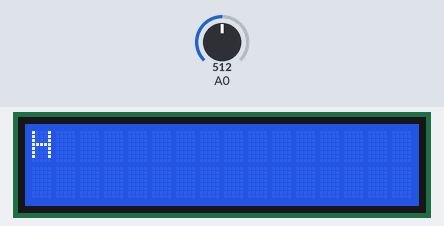
Recording of a sketch running on a simulated Arduino Uno, built with avr-gcc and run on an emulated ATmega328P. Parts: 16×2 character LCD. The test bench sets the inputs (shaded band); at power-on: A0 = 512. What the sketch prints to the serial monitor is not drawn.

Above: at 1.2 s.
1.3 s: A0 set to 312
4.3 s: A0 set to 293
At 5.3 s:
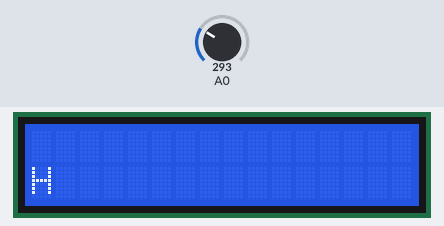
5.8 s: A0 set to 5
At 7.4 s:
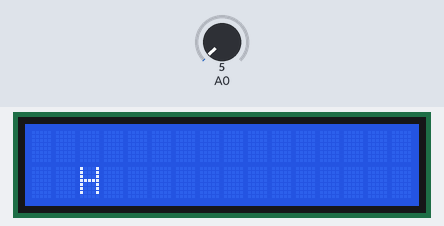
7.8 s: A0 set to 122
At 8.5 s:
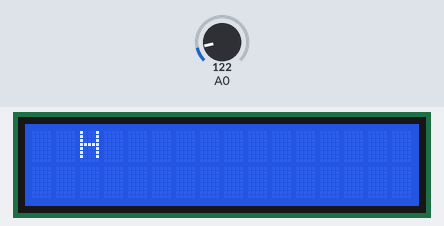
Timing chart, 0 to 10.3 s (numbered marks = the images above; inputs shaded):
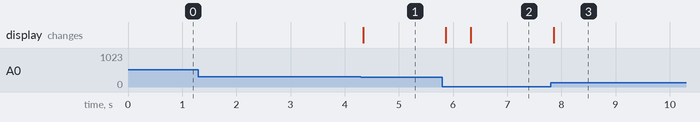

Measured:
- after the input at 1.3 s, every drawn part: stays the same
- after the input at 4.3 s, the display: changes after 0.05 s (image 1)
- after the input at 5.8 s, the display: first changes after 0.07 s (image 2 shows a later state)
- after the input at 7.8 s, the display: changes after 0.06 s (image 3)

The sketch:

ensayo_analogicos_lcd_shield_moverletra.ino
```cpp
/////lcd shield vamos a ver
#include <LiquidCrystal.h>
LiquidCrystal  lcd ( 8 ,  9 ,  4 ,  5 ,  6 ,  7 );

//////////////////variables///////////////////////
int posletra_X  = 0;
int posletra_Y  = 0;

int lectura_boton = 0;
boolean botonpulsado = false;//anti aguantar//
String botones[] = {"select", "izquierda", "abajo", "arriba", "derecha", "nada"};
int boton = 0;
int estado_boton_antes = 0;
int estado_boton_ahora = 0;
long millisantes = 0;

void setup() {
  lcd.begin(16, 2);              // inicia la biblioteca
  lcd.setCursor ( 0 , 0 );
  Serial.begin(9600);
}

void loop() {
  revisar_analogicos();
  ///nombreboton(); ya lo llamo desde el de arriba
  moverletra2();
  imprimirletra();
  imprimirtodo();////debug serial
}

//////////////////FUNCIONES///////////////////////
void revisar_analogicos() {
  lectura_boton = analogRead(0);
  if (lectura_boton > 1000) {////sin pulsar nada
    botonpulsado = false;
    boton = 5;
  } else {
    nombreboton();
    estado_boton_ahora = boton;
    if (estado_boton_ahora != estado_boton_antes) {
      estado_boton_antes = estado_boton_ahora;
      millisantes = millis();
      botonpulsado = false;
    } else if (estado_boton_ahora == estado_boton_antes && millis() > (millisantes + 400)) {
      ///400 milisegundos para que te haga caso///antirebote
      if (!botonpulsado) { ////////anti pulsar y aguantar
        ///nombreboton();
        botonpulsado = true;
      } else {////////anti pulsar y aguantar
        boton = 5;
      }
    } else {////no ha hecho los 400 milisegundos///no hago nada, reseteo boton si no me mueve letra
      botonpulsado = false;
      boton = 5;
    }
  }
}
///String botones[] = {"select", "izquierda", "abajo", "arriba", "derecha", "nada"};
void nombreboton() {
  if (lectura_boton > 600 && lectura_boton < 700) {
    boton = 0;
  } else  if (lectura_boton > 350 && lectura_boton < 450) {
    boton = 1;
  } else  if (lectura_boton > 200 && lectura_boton < 300) {
    boton = 2;
  } else  if (lectura_boton > 50 && lectura_boton < 150) {
    boton = 3;
  } else if (lectura_boton >= 0 && lectura_boton < 50) {
    boton = 4;
  } else {
    boton = 5;
  }
}
void nombreboton2(){
   ///String botones[] = {"select", "izquierda", "abajo", "arriba", "derecha", "nada"};
  if (lectura_boton > 1000){boton = 5;}/// return 5;
  else if (lectura_boton < 50){   boton = 4;}//return btnRIGHT;
  else if (lectura_boton < 195){  boton = 3;}//return btnUP;
  else if (lectura_boton < 380){  boton = 2;}//return btnDOWN;
  else if (lectura_boton < 555){  boton = 1;}//return btnLEFT;
  else if (lectura_boton < 790){  boton = 0;}//return btnSELECT;
  }
int read_LCD_buttons() {              // read the buttons
  ///adc_key_in = analogRead(0);       // read the value from the sensor

  // Nota de Paco: Select 639, izquierda 409-408, abajo 255, arriba 99, derecha 0, sin pulsar 1023.
  // Probado por Paco, funciona bien.
  // my buttons when read are centered at these valies: 0, 144, 329, 504, 741
  // we add approx 50 to those values and check to see if we are close
  // We make this the 1st option for speed reasons since it will be the most likely result

  ///if (adc_key_in > 1000) return btnNONE;
  // For V1.1 us this threshold  comment the other threshold and use the one below:
    /*if (adc_key_in < 50)   return btnRIGHT;
    if (adc_key_in < 250)  return btnUP;
    if (adc_key_in < 450)  return btnDOWN;
    if (adc_key_in < 650)  return btnLEFT;
    if (adc_key_in < 850)  return btnSELECT;
  */
  /*
  // For V1.0
  if (adc_key_in < 50)   return btnRIGHT;/////////////////este va
  if (adc_key_in < 195)  return btnUP;
  if (adc_key_in < 380)  return btnDOWN;
  if (adc_key_in < 555)  return btnLEFT;
  if (adc_key_in < 790)  return btnSELECT;
  // my buttons when read are centered at these valies: 0, 144, 329, 504, 741
  return btnNONE;                // when all others fail, return this.*/
}
void moverletra1() {////switch case
  ///byte posletra[2] = {0, 0};   /////select 638;left 405;down 253;up 500;right 0;
  ///Serial.println("moverletra");
  switch (boton) {
      Serial.println("moverletra");
    case 0:
      byte aux = posletra_X;
      posletra_X = 16 - aux;
      break;
    case 1:
      if (posletra_X > 0) {
        posletra_X--;
        Serial.println("moverletra izquierda");
      }
      break;
    case 2:
      if (posletra_Y == 0) {
        posletra_Y = 1;
      }
      break;
    case 3:
      if (posletra_Y == 1) {
        posletra_Y = 0;
      }
      break;
    case 4:
      if (posletra_X < 15) {
        posletra_X++;
        Serial.println("moverletra derecha");
      }
      break;
    case 5:
      break;
    default:
      Serial.println("No vale ninguna de los valores anteriores");
  }
}

void moverletra2() {///if else if ....
  if (boton == 0) {
    byte aux = posletra_X;
    posletra_X = 15 - aux;
  } else if (boton == 1) {
    if (posletra_X > 0) {
      posletra_X--;
      Serial.println("moverletra izquierda");
    }
  } else if (boton == 2) {
    if (posletra_Y == 0) {
      posletra_Y = 1;
    }
  } else if (boton == 3) {
    if (posletra_Y == 1) {
      posletra_Y = 0;
    }
  } else if (boton == 4) {
    if (posletra_X < 15) {
      posletra_X++;
      Serial.println("moverletra derecha");
    }
  } else if (boton == 5) {
  } else {
    Serial.println("No vale ninguna de los valores anteriores");
  }
}
void imprimirletra() {
  lcd.setCursor ( 0 , 0);
  if (posletra_Y == 1) {
    //lcd.print("123456789123456")}
    lcd.print("               ");////borro linea cero
    lcd.setCursor ( 0 , 1);///me pongo en la 1
    imprimir_hache();
  } else {///esta en la cero
    imprimir_hache();
    lcd.setCursor ( 0 , 1);///me pongo en la 1
    lcd.print("               ");////borro linea uno
  }////fin else
}
void imprimir_hache() {
  for (int i = 0; i < posletra_X; i++) {
    lcd.print(" ");////borrando
  }///fin for
  lcd.print("H");////escribiendo
  for (int i = posletra_X; i < 16; i++) {
    lcd.print(" ");////borrando
  }///fin for_despues hache
}
void imprimirtodo() {////"DEBUG"////
  //Serial.print(" lectura_pin ");
  //Serial.print(lectura_pin );
  Serial.print(" lectura_boton ");
  Serial.print(lectura_boton);
  Serial.print(" botonpulsado ");
  if (botonpulsado) {
    Serial.print(" si ");
  } else {
    Serial.print(" no ");
  }
  Serial.print(botonpulsado);
  Serial.print(" boton ");
  Serial.print(boton);
  Serial.print("  ");
  Serial.print(botones[boton]);
  Serial.print("  posletra[2] (");
  Serial.print(posletra_X);
  Serial.print(",");
  Serial.print(posletra_Y);
  Serial.println(")");
}
/////select 638;left 405;down 253;up 500;right 0;
/////select 644;left 425;down 256;up 97;right 9;
////640 406  up 97 260 r 0
///rangos:
/* right 0-50
  80-150 up
  200-300 down
  350-450
  select 600-700*/
```
